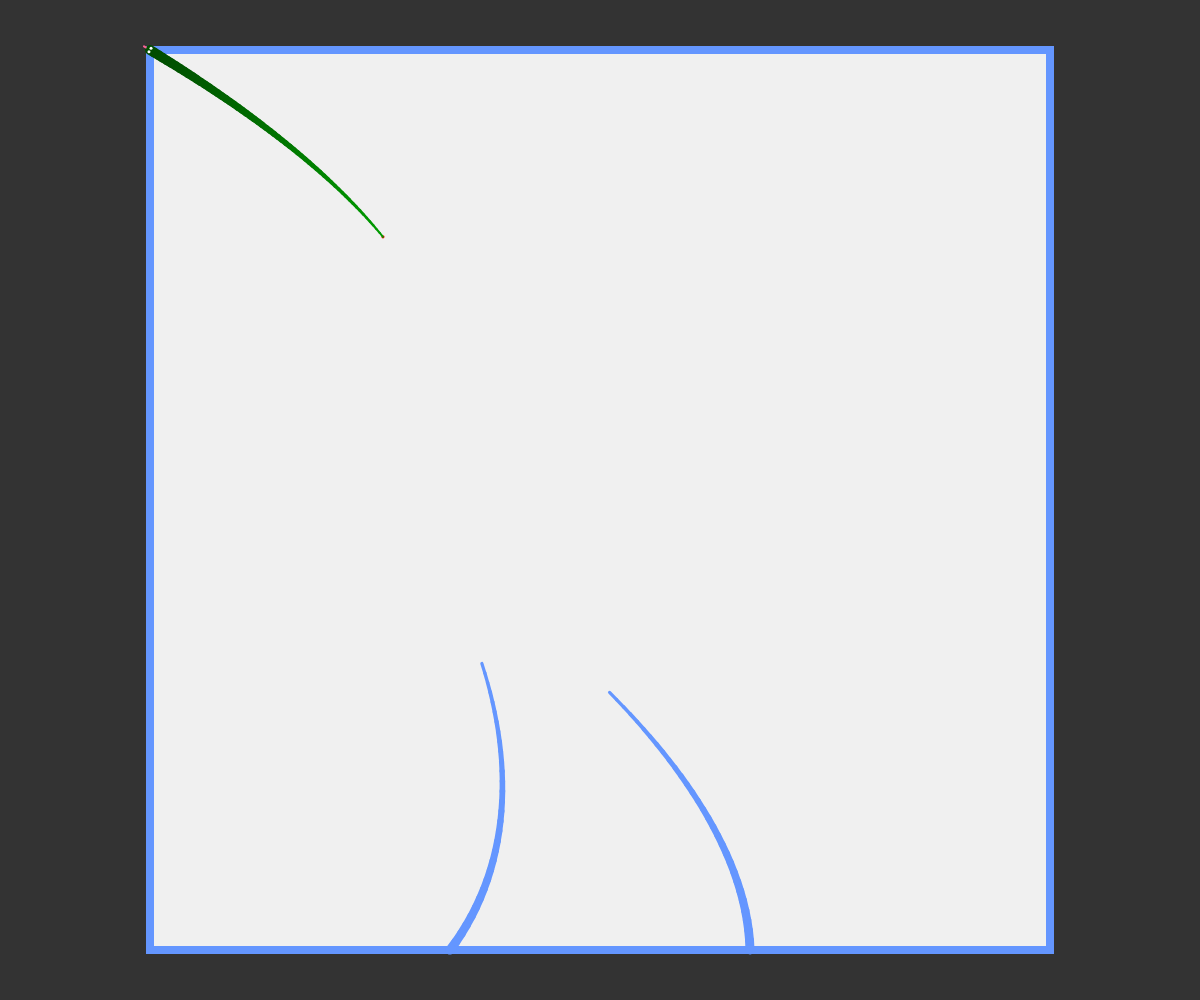
Frame 1 (no input)
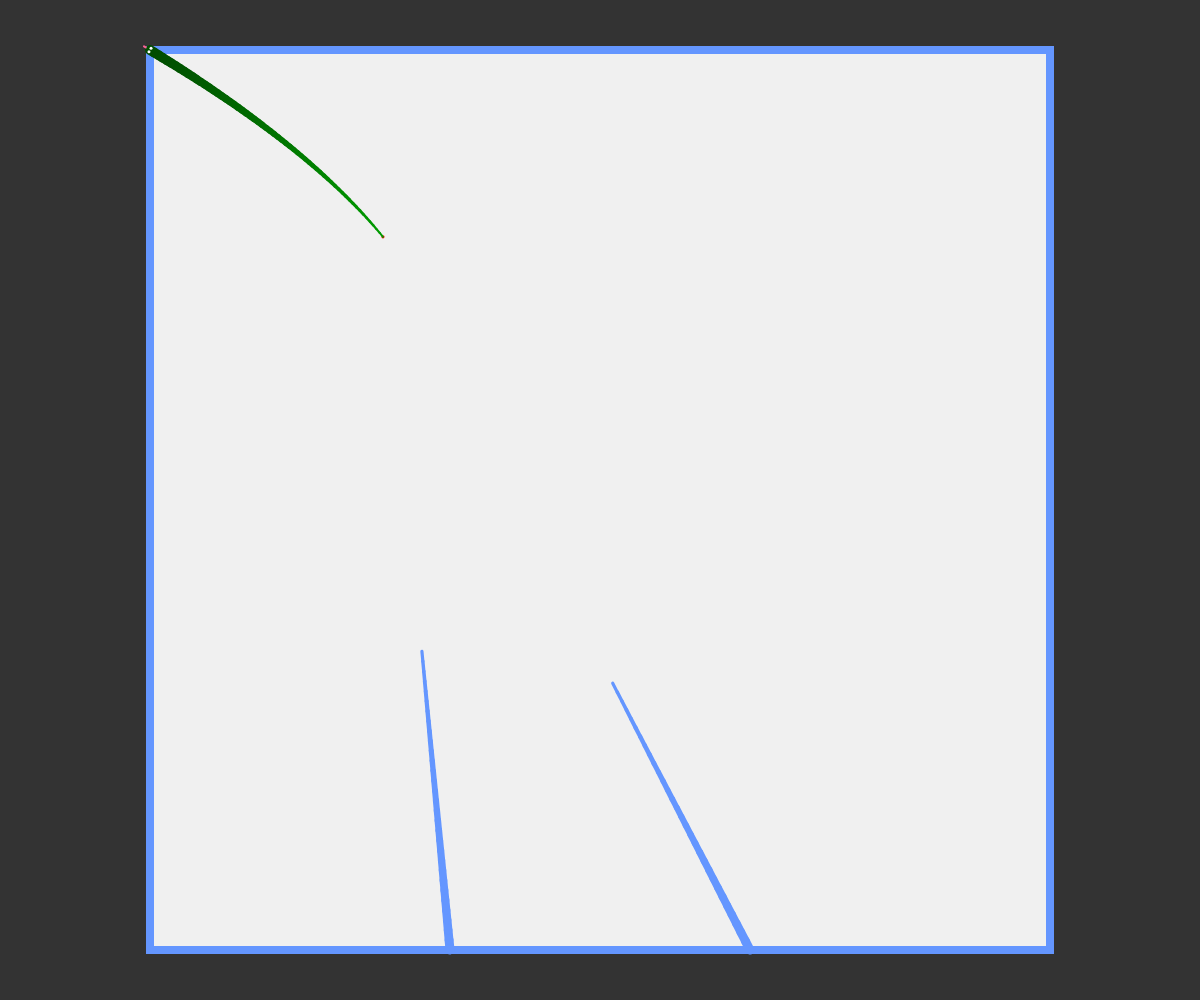
Frame 60 (no input)
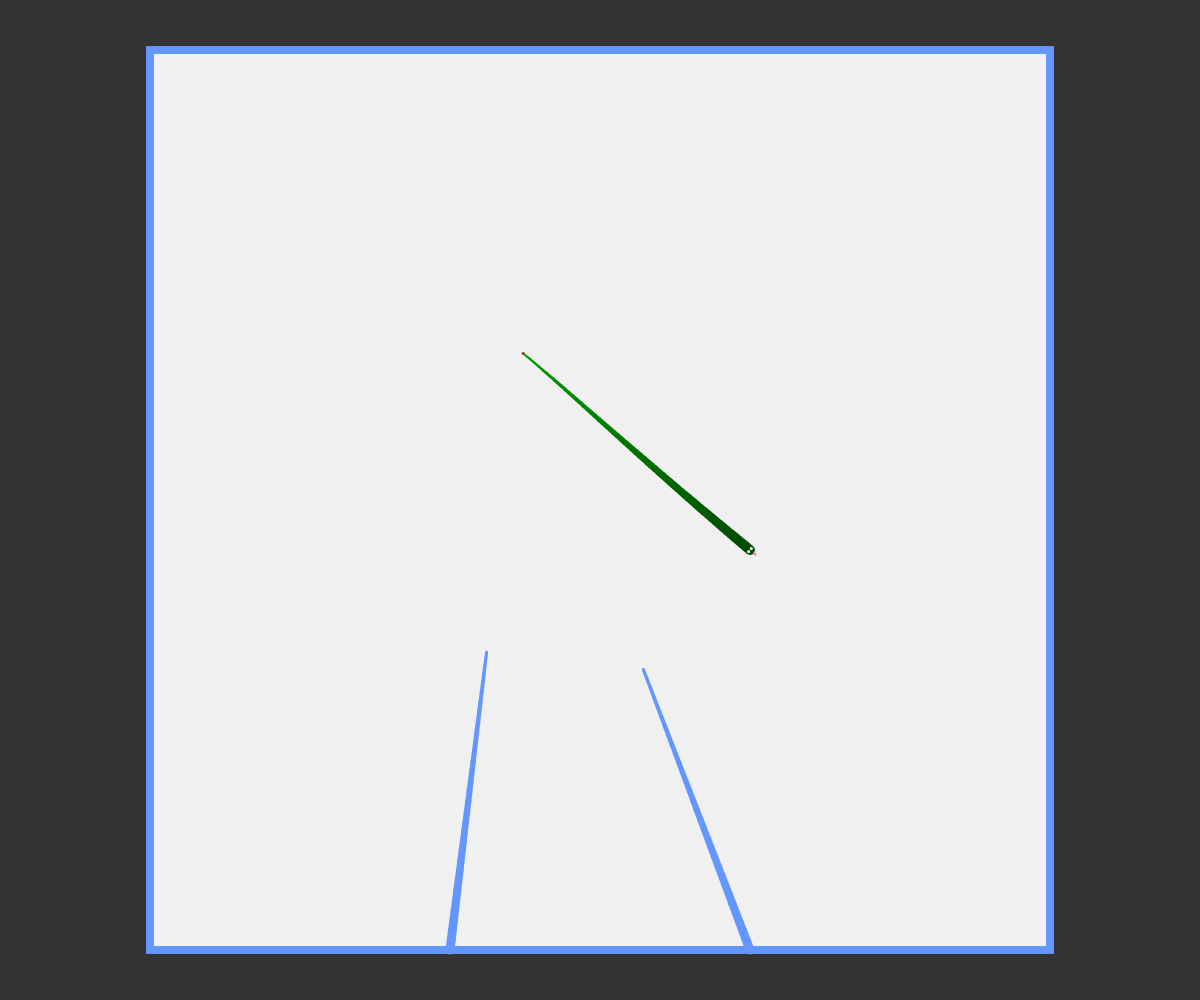
Frame 120 (the mouse pressed at the canvas centre since frame 60)

The p5.js sketch that drew these frames (run headless with seeded random() and noise() and a simulated clock; from frame 60 on, the mouse is pressed at the canvas centre):

// p5.js sketch
// ── sketch.js
var hwidth = 900;
var hheight = 900;

var snake;
var tentacles = [];

var a = 0;

function setup() {
    createCanvas(windowWidth, windowHeight);

    snake = new Snake(hwidth/2,hheight/2,60,5);

    for(var i = 0; i<2; i++) {
        tentacles.push(new Tentacle(hwidth/3 + hwidth/3*i,hheight,30,10));
    }
    
}

function draw() {
    background(51);
    translate(width/2 - hwidth/2,height/2-hheight/2);
    stroke(100,150,255);
    strokeWeight(8);
    fill(240,240,240);
    rect(0,0,hwidth,hheight);

    var target = snake.last().a;
    for(var i in tentacles) {
        tentacles[i].follow(target.x,target.y);
        tentacles[i].render(snake);
    }

    snake.follow((mouseX > hwidth) ? hwidth : mouseX, (mouseY > hheight) ? hheight : mouseY);
    snake.render(tentacles);
    

    /*stroke(255,0,0);
    point(mouseX,mouseY);*/

    
    a += 0.05;

}

function windowResized() {
    resizeCanvas(windowWidth, windowHeight);
 }
// ── segment.js
function Segment(x,y, length, index) {

    this.follow = function(tx, ty) {
        if (typeof tx != 'number') {
            var targetX = tx.a.x;
            var targetY = tx.a.y;
            this.follow(targetX,targetY);
        } else {
            var target = createVector(tx,ty);
            var dir = p5.Vector.sub(target, this.a);
            this.angle = dir.heading();
    
            dir.setMag(this.length);
            dir.mult(-1);
    
            this.a = p5.Vector.add(target, dir);
        }
    }

    this.index = index;
    this.angle = 0;
    this.length = length;

    if (typeof x != 'number') {
        this.a = x.b.copy();
    } else {
        this.a = createVector(x,y);
    }

    this.calculateB = function() {
        var dx = this.length * cos(this.angle);
        var dy = this.length * sin(this.angle);
        return createVector(this.a.x + dx, this.a.y + dy);
    }

    this.setA = function(pos) {
        this.a = pos.copy();
        this.b = this.calculateB();
    }

    this.b = this.calculateB();

    this.update = function() {
        this.b = this.calculateB();
    }

    this.show = function() {
        stroke(255);
        strokeWeight(4);
        line(this.a.x,this.a.y,this.b.x,this.b.y);
    }

}
// ── snake.js
function Snake(x,y, len, size) {

    this.segments = [];
    this.segments[0] = new SnakeSegment(x, y, size, 0, len);
    for (var i = 1; i < len; i++) {
        this.segments[i] = new SnakeSegment(this.segments[i - 1], null, size, i, len);
    }

    this.base = null;

    this.following = createVector(0,0);

    this.follow = function(x,y) {
        this.following.x = x;
        this.following.y = y;
    }

    this.render = function(grabbers) {
        var end = this.segments[this.segments.length-1];
            end.follow(this.following.x,this.following.y);
            end.update();

            for (var i = this.segments.length - 2; i >= 0; i--) {
                this.segments[i].follow(this.segments[i + 1]);
                this.segments[i].update();
            }

        if (this.cached == true) {
            for(var i in grabbers) {
                if (grabbers[i].cached == true) break;
            }

            this.segments[0].setA(createVector(grabbers[i].first().b.x,grabbers[i].first().b.y));
            
            for (var i = 1; i < this.segments.length; i++) {
                this.segments[i].follow(this.segments[i - 1]);
                this.segments[i].update();
            }

        }

        // show 
        
        var last = this.last().a;

        for(var i in grabbers) {
            var grabber = grabbers[i].first().b;
            var d =dist(grabber.x,grabber.y,last.x,last.y);
            if (d <= 3) {
                this.cached = true;
            }
        }

        var last = this.last().a;
        stroke(255,0,0)
        point(last.x, last.y);
        for (var i = 0; i<this.segments.length; i++) {
            this.segments[i].show();
        }

    }

    this.last = function() {
        return this.segments[0];
    }

    this.first = function() {
        return this.segments[this.segments.length -1];
    }

}

function SnakeSegment(x,y, length, index, snakeLength) {

    this.follow = function(tx, ty) {
        if (typeof tx != 'number') {
            var targetX = tx.a.x;
            var targetY = tx.a.y;
            this.follow(targetX,targetY);
        } else {
            var target = createVector(tx,ty);
            var dir = p5.Vector.sub(target, this.a);
            this.angle = dir.heading();
    
            dir.setMag(this.length);
            dir.mult(-1);
    
            this.a = p5.Vector.add(target, dir);
        }
    }

    this.index = index;
    this.sw = map(this.index,0,snakeLength,2,10);
    this.clr = map(this.index,0,snakeLength,100,180)
    this.snakeLength = snakeLength;
    this.angle = 0;
    this.length = length;

    if (typeof x != 'number') {
        this.a = x.b.copy();
    } else {
        this.a = createVector(x,y);
    }

    this.calculateB = function() {
        var dx = this.length * cos(this.angle);
        var dy = this.length * sin(this.angle);
        return createVector(this.a.x + dx, this.a.y + dy);
    }

    this.setA = function(pos) {
        this.a = pos.copy();
        this.b = this.calculateB();
    }

    this.b = this.calculateB();

    this.update = function() {
        this.b = this.calculateB();
    }

    this.show = function() {
        stroke(0,255-this.clr,0);
        strokeWeight(this.sw);
        line(this.a.x,this.a.y,this.b.x,this.b.y);
        if (this.index == this.snakeLength-1) {
            stroke(255);
            strokeWeight(3);
            
            var y = 2 * cos(TWO_PI - this.angle);
            var x = 2 * sin(TWO_PI - this.angle);

            point(this.b.x-x,this.b.y-y);
            point(this.b.x+x,this.b.y+y);

            stroke(255,100,150);
            strokeWeight(2);
            var y = 5*sin(this.angle);
            var x = 5*cos(this.angle);
            var dy = 2*sin(this.angle);
            var dx = 2*cos(this.angle);
            line(this.b.x+x,this.b.y+y,this.b.x+x+dx,this.b.y+y+dy);
        }
    }

}
// ── tentacle.js
function Tentacle (x,y,tlen, len) {

    this.segments = [];
    this.segments[0] = new TentacleSegment(x, y, len, 0, tlen);
    for (var i = 1; i < tlen; i++) {
        this.segments[i] = new TentacleSegment(this.segments[i-1], null, len, i, tlen);
    }

    this.base = createVector(x,y);

    this.following = createVector(0,0);

    this.follow = function(x,y) {
        this.following.x = x;
        this.following.y = y;
    }

    this.cached = false;

    this.render = function(snake) {
        var end = this.segments[this.segments.length-1];
        end.follow(this.following.x,this.following.y);
        end.update();

        for (var i = this.segments.length - 2; i >= 0; i--) {
            this.segments[i].follow(this.segments[i + 1]);
            this.segments[i].update();
        }

        if (this.cached == true) {
            this.base.y += 1;
        }

        this.segments[0].setA(this.base);

        for (var i = 1; i < this.segments.length; i++) {
            this.segments[i].setA(this.segments[i-1].b);
        }

        var snake = snake.last().a;
        var grabber = this.first().b;
        var d = dist(grabber.x,grabber.y,snake.x,snake.y);
        if (d <= 3) {
            this.cached = true;
        }

        for (var i = 0; i<this.segments.length; i++) {
            this.segments[i].show();
        }
    }
    
    this.last = function() {
        return this.segments[0];
    }

    this.first = function() {
        return this.segments[this.segments.length -1];
    }

}

function TentacleSegment(x,y, length, index, tlen) {

    this.follow = function(tx, ty) {
        if (typeof tx != 'number') {
            var targetX = tx.a.x;
            var targetY = tx.a.y;
            this.follow(targetX,targetY);
        } else {
            var target = createVector(tx,ty);
            var dir = p5.Vector.sub(target, this.a);
            this.angle = dir.heading();
    
            dir.setMag(this.length);
            dir.mult(-1);
    
            this.a = p5.Vector.add(target, dir);
        }
    }

    this.index = index;
    this.sw = map(this.index,0,tlen,9,3);
    this.angle = 0;
    this.length = length;

    if (typeof x != 'number') {
        this.a = x.b.copy();
    } else {
        this.a = createVector(x,y);
    }

    this.calculateB = function() {
        var dx = this.length * cos(this.angle);
        var dy = this.length * sin(this.angle);
        return createVector(this.a.x + dx, this.a.y + dy);
    }

    this.setA = function(pos) {
        this.a = pos.copy();
        this.b = this.calculateB();
    }

    this.b = this.calculateB();

    this.update = function() {
        this.b = this.calculateB();
    }

    this.show = function() {
        stroke(100,150,255);
        strokeWeight(this.sw);
        line(this.a.x,this.a.y,this.b.x,this.b.y);
    }

}
